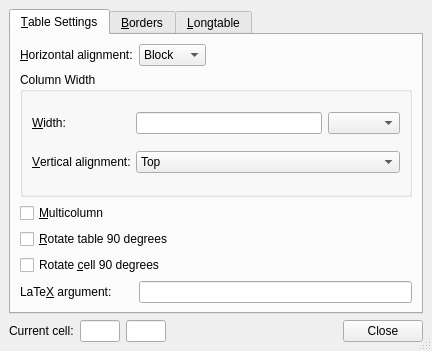
<ui version="4.0" >
 <author></author>
 <comment></comment>
 <exportmacro></exportmacro>
 <class>QTabularUi</class>
 <widget class="QDialog" name="QTabularUi" >
  <property name="geometry" >
   <rect>
    <x>0</x>
    <y>0</y>
    <width>432</width>
    <height>351</height>
   </rect>
  </property>
  <property name="windowTitle" >
   <string/>
  </property>
  <property name="sizeGripEnabled" >
   <bool>true</bool>
  </property>
  <layout class="QGridLayout" >
   <property name="margin" >
    <number>9</number>
   </property>
   <property name="spacing" >
    <number>6</number>
   </property>
   <item row="0" column="0" >
    <widget class="QTabWidget" name="TabWidget" >
     <property name="toolTip" >
      <string/>
     </property>
     <property name="tabShape" >
      <enum>QTabWidget::Rounded</enum>
     </property>
     <property name="currentIndex" >
      <number>0</number>
     </property>
     <widget class="QWidget" name="Settings" >
      <attribute name="title" >
       <string>&amp;Table Settings</string>
      </attribute>
      <layout class="QGridLayout" >
       <property name="margin" >
        <number>9</number>
       </property>
       <property name="spacing" >
        <number>6</number>
       </property>
       <item row="1" column="0" colspan="3" >
        <widget class="QGroupBox" name="GroupBox12" >
         <property name="title" >
          <string>Column Width</string>
         </property>
         <layout class="QGridLayout" >
          <property name="margin" >
           <number>9</number>
          </property>
          <property name="spacing" >
           <number>6</number>
          </property>
          <item row="0" column="2" >
           <widget class="LengthCombo" name="widthUnit" />
          </item>
          <item row="0" column="1" >
           <widget class="QLineEdit" name="widthED" >
            <property name="enabled" >
             <bool>true</bool>
            </property>
            <property name="toolTip" >
             <string>Fixed width of the column</string>
            </property>
            <property name="text" >
             <string/>
            </property>
           </widget>
          </item>
          <item row="1" column="1" colspan="2" >
           <widget class="QComboBox" name="vAlignCB" >
            <property name="toolTip" >
             <string>Vertical alignment for fixed width columns</string>
            </property>
            <item>
             <property name="text" >
              <string>Top</string>
             </property>
            </item>
            <item>
             <property name="text" >
              <string>Middle</string>
             </property>
            </item>
            <item>
             <property name="text" >
              <string>Bottom</string>
             </property>
            </item>
           </widget>
          </item>
          <item row="0" column="0" >
           <widget class="QLabel" name="fixedWidthColLA" >
            <property name="text" >
             <string>&amp;Width:</string>
            </property>
            <property name="buddy" >
             <cstring>widthED</cstring>
            </property>
           </widget>
          </item>
          <item row="1" column="0" >
           <widget class="QLabel" name="vAlignCO" >
            <property name="text" >
             <string>&amp;Vertical alignment:</string>
            </property>
            <property name="buddy" >
             <cstring>vAlignCB</cstring>
            </property>
           </widget>
          </item>
         </layout>
        </widget>
       </item>
       <item row="0" column="0" >
        <widget class="QLabel" name="hAlignCO" >
         <property name="text" >
          <string>&amp;Horizontal alignment:</string>
         </property>
         <property name="buddy" >
          <cstring>hAlignCB</cstring>
         </property>
        </widget>
       </item>
       <item row="0" column="1" >
        <widget class="QComboBox" name="hAlignCB" >
         <property name="toolTip" >
          <string>Horizontal alignment in column</string>
         </property>
         <item>
          <property name="text" >
           <string>Block</string>
          </property>
         </item>
         <item>
          <property name="text" >
           <string>Left</string>
          </property>
         </item>
         <item>
          <property name="text" >
           <string>Center</string>
          </property>
         </item>
         <item>
          <property name="text" >
           <string>Right</string>
          </property>
         </item>
        </widget>
       </item>
       <item row="0" column="2" >
        <spacer>
         <property name="orientation" >
          <enum>Qt::Horizontal</enum>
         </property>
         <property name="sizeType" >
          <enum>QSizePolicy::Expanding</enum>
         </property>
         <property name="sizeHint" >
          <size>
           <width>20</width>
           <height>20</height>
          </size>
         </property>
        </spacer>
       </item>
       <item row="3" column="0" colspan="2" >
        <widget class="QCheckBox" name="rotateTabularCB" >
         <property name="enabled" >
          <bool>true</bool>
         </property>
         <property name="toolTip" >
          <string>Rotate the table by 90 degrees</string>
         </property>
         <property name="text" >
          <string>&amp;Rotate table 90 degrees</string>
         </property>
        </widget>
       </item>
       <item row="4" column="0" colspan="2" >
        <widget class="QCheckBox" name="rotateCellCB" >
         <property name="toolTip" >
          <string>Rotate this cell by 90 degrees</string>
         </property>
         <property name="text" >
          <string>Rotate &amp;cell 90 degrees</string>
         </property>
        </widget>
       </item>
       <item row="2" column="0" >
        <widget class="QCheckBox" name="multicolumnCB" >
         <property name="toolTip" >
          <string>Merge cells</string>
         </property>
         <property name="text" >
          <string>&amp;Multicolumn</string>
         </property>
        </widget>
       </item>
       <item row="5" column="0" >
        <widget class="QLabel" name="specialAlignmentLA" >
         <property name="text" >
          <string>LaTe&amp;X argument:</string>
         </property>
         <property name="buddy" >
          <cstring>specialAlignmentED</cstring>
         </property>
        </widget>
       </item>
       <item row="5" column="1" colspan="2" >
        <widget class="QLineEdit" name="specialAlignmentED" >
         <property name="toolTip" >
          <string>Custom column format (LaTeX)</string>
         </property>
        </widget>
       </item>
      </layout>
     </widget>
     <widget class="QWidget" name="Borders" >
      <attribute name="title" >
       <string>&amp;Borders</string>
      </attribute>
      <layout class="QGridLayout" >
       <property name="margin" >
        <number>9</number>
       </property>
       <property name="spacing" >
        <number>6</number>
       </property>
       <item row="0" column="0" >
        <layout class="QGridLayout" >
         <property name="margin" >
          <number>0</number>
         </property>
         <property name="spacing" >
          <number>6</number>
         </property>
         <item row="0" column="1" >
          <widget class="QGroupBox" name="allBordersGB" >
           <property name="title" >
            <string>All Borders</string>
           </property>
           <layout class="QGridLayout" >
            <property name="margin" >
             <number>11</number>
            </property>
            <property name="spacing" >
             <number>6</number>
            </property>
            <item row="0" column="0" >
             <widget class="QPushButton" name="borderSetPB" >
              <property name="toolTip" >
               <string>Set all borders of the current (selected) cell(s)</string>
              </property>
              <property name="text" >
               <string>&amp;Set</string>
              </property>
             </widget>
            </item>
            <item row="1" column="0" >
             <widget class="QPushButton" name="borderUnsetPB" >
              <property name="toolTip" >
               <string>Unset all borders of the current (selected) cell(s)</string>
              </property>
              <property name="text" >
               <string>C&amp;lear</string>
              </property>
             </widget>
            </item>
           </layout>
          </widget>
         </item>
         <item row="0" column="2" >
          <spacer>
           <property name="orientation" >
            <enum>Qt::Horizontal</enum>
           </property>
           <property name="sizeType" >
            <enum>QSizePolicy::Expanding</enum>
           </property>
           <property name="sizeHint" >
            <size>
             <width>20</width>
             <height>20</height>
            </size>
           </property>
          </spacer>
         </item>
         <item row="0" column="3" >
          <widget class="QGroupBox" name="borderStyleGB" >
           <property name="title" >
            <string>Style</string>
           </property>
           <layout class="QGridLayout" >
            <property name="margin" >
             <number>9</number>
            </property>
            <property name="spacing" >
             <number>6</number>
            </property>
            <item row="1" column="0" >
             <widget class="QRadioButton" name="booktabsRB" >
              <property name="toolTip" >
               <string>Use formal (a.k.a. booktabs) border style (no vertical borders)</string>
              </property>
              <property name="text" >
               <string>Fo&amp;rmal</string>
              </property>
              <property name="checked" >
               <bool>true</bool>
              </property>
             </widget>
            </item>
            <item row="0" column="0" >
             <widget class="QRadioButton" name="borderDefaultRB" >
              <property name="toolTip" >
               <string>Use default (grid-like) border style</string>
              </property>
              <property name="text" >
               <string>De&amp;fault</string>
              </property>
             </widget>
            </item>
           </layout>
          </widget>
         </item>
         <item row="1" column="1" >
          <spacer>
           <property name="orientation" >
            <enum>Qt::Vertical</enum>
           </property>
           <property name="sizeHint" >
            <size>
             <width>20</width>
             <height>31</height>
            </size>
           </property>
          </spacer>
         </item>
         <item row="0" column="0" >
          <widget class="QGroupBox" name="setBordersGB" >
           <property name="title" >
            <string>Set Borders</string>
           </property>
           <layout class="QGridLayout" >
            <property name="margin" >
             <number>11</number>
            </property>
            <property name="spacing" >
             <number>6</number>
            </property>
            <item row="0" column="0" >
             <widget class="QFrame" name="bordersF" >
              <property name="sizePolicy" >
               <sizepolicy>
                <hsizetype>5</hsizetype>
                <vsizetype>5</vsizetype>
                <horstretch>0</horstretch>
                <verstretch>0</verstretch>
               </sizepolicy>
              </property>
              <property name="palette" >
               <palette>
                <active>
                 <color>
                  <red>0</red>
                  <green>0</green>
                  <blue>0</blue>
                 </color>
                 <color>
                  <red>230</red>
                  <green>240</green>
                  <blue>249</blue>
                 </color>
                 <color>
                  <red>255</red>
                  <green>255</green>
                  <blue>255</blue>
                 </color>
                 <color>
                  <red>242</red>
                  <green>247</green>
                  <blue>252</blue>
                 </color>
                 <color>
                  <red>115</red>
                  <green>120</green>
                  <blue>124</blue>
                 </color>
                 <color>
                  <red>154</red>
                  <green>160</green>
                  <blue>166</blue>
                 </color>
                 <color>
                  <red>0</red>
                  <green>0</green>
                  <blue>0</blue>
                 </color>
                 <color>
                  <red>255</red>
                  <green>255</green>
                  <blue>255</blue>
                 </color>
                 <color>
                  <red>0</red>
                  <green>0</green>
                  <blue>0</blue>
                 </color>
                 <color>
                  <red>255</red>
                  <green>255</green>
                  <blue>255</blue>
                 </color>
                 <color>
                  <red>255</red>
                  <green>255</green>
                  <blue>255</blue>
                 </color>
                 <color>
                  <red>0</red>
                  <green>0</green>
                  <blue>0</blue>
                 </color>
                 <color>
                  <red>16</red>
                  <green>145</green>
                  <blue>210</blue>
                 </color>
                 <color>
                  <red>255</red>
                  <green>255</green>
                  <blue>255</blue>
                 </color>
                 <color>
                  <red>0</red>
                  <green>0</green>
                  <blue>255</blue>
                 </color>
                 <color>
                  <red>255</red>
                  <green>0</green>
                  <blue>255</blue>
                 </color>
                 <color>
                  <red>232</red>
                  <green>232</green>
                  <blue>232</blue>
                 </color>
                </active>
                <inactive>
                 <color>
                  <red>0</red>
                  <green>0</green>
                  <blue>0</blue>
                 </color>
                 <color>
                  <red>230</red>
                  <green>240</green>
                  <blue>249</blue>
                 </color>
                 <color>
                  <red>255</red>
                  <green>255</green>
                  <blue>255</blue>
                 </color>
                 <color>
                  <red>255</red>
                  <green>255</green>
                  <blue>255</blue>
                 </color>
                 <color>
                  <red>115</red>
                  <green>120</green>
                  <blue>124</blue>
                 </color>
                 <color>
                  <red>154</red>
                  <green>160</green>
                  <blue>166</blue>
                 </color>
                 <color>
                  <red>0</red>
                  <green>0</green>
                  <blue>0</blue>
                 </color>
                 <color>
                  <red>255</red>
                  <green>255</green>
                  <blue>255</blue>
                 </color>
                 <color>
                  <red>0</red>
                  <green>0</green>
                  <blue>0</blue>
                 </color>
                 <color>
                  <red>255</red>
                  <green>255</green>
                  <blue>255</blue>
                 </color>
                 <color>
                  <red>255</red>
                  <green>255</green>
                  <blue>255</blue>
                 </color>
                 <color>
                  <red>0</red>
                  <green>0</green>
                  <blue>0</blue>
                 </color>
                 <color>
                  <red>16</red>
                  <green>145</green>
                  <blue>210</blue>
                 </color>
                 <color>
                  <red>255</red>
                  <green>255</green>
                  <blue>255</blue>
                 </color>
                 <color>
                  <red>0</red>
                  <green>0</green>
                  <blue>255</blue>
                 </color>
                 <color>
                  <red>255</red>
                  <green>0</green>
                  <blue>255</blue>
                 </color>
                 <color>
                  <red>232</red>
                  <green>232</green>
                  <blue>232</blue>
                 </color>
                </inactive>
                <disabled>
                 <color>
                  <red>128</red>
                  <green>128</green>
                  <blue>128</blue>
                 </color>
                 <color>
                  <red>230</red>
                  <green>240</green>
                  <blue>249</blue>
                 </color>
                 <color>
                  <red>255</red>
                  <green>255</green>
                  <blue>255</blue>
                 </color>
                 <color>
                  <red>255</red>
                  <green>255</green>
                  <blue>255</blue>
                 </color>
                 <color>
                  <red>115</red>
                  <green>120</green>
                  <blue>124</blue>
                 </color>
                 <color>
                  <red>154</red>
                  <green>160</green>
                  <blue>166</blue>
                 </color>
                 <color>
                  <red>0</red>
                  <green>0</green>
                  <blue>0</blue>
                 </color>
                 <color>
                  <red>255</red>
                  <green>255</green>
                  <blue>255</blue>
                 </color>
                 <color>
                  <red>128</red>
                  <green>128</green>
                  <blue>128</blue>
                 </color>
                 <color>
                  <red>255</red>
                  <green>255</green>
                  <blue>255</blue>
                 </color>
                 <color>
                  <red>255</red>
                  <green>255</green>
                  <blue>255</blue>
                 </color>
                 <color>
                  <red>0</red>
                  <green>0</green>
                  <blue>0</blue>
                 </color>
                 <color>
                  <red>16</red>
                  <green>145</green>
                  <blue>210</blue>
                 </color>
                 <color>
                  <red>255</red>
                  <green>255</green>
                  <blue>255</blue>
                 </color>
                 <color>
                  <red>0</red>
                  <green>0</green>
                  <blue>255</blue>
                 </color>
                 <color>
                  <red>255</red>
                  <green>0</green>
                  <blue>255</blue>
                 </color>
                 <color>
                  <red>232</red>
                  <green>232</green>
                  <blue>232</blue>
                 </color>
                </disabled>
               </palette>
              </property>
              <property name="frameShape" >
               <enum>QFrame::StyledPanel</enum>
              </property>
              <property name="frameShadow" >
               <enum>QFrame::Sunken</enum>
              </property>
              <layout class="QGridLayout" >
               <property name="margin" >
                <number>3</number>
               </property>
               <property name="spacing" >
                <number>6</number>
               </property>
               <item row="0" column="0" >
                <widget class="QSetBorder" name="borders" >
                 <property name="sizePolicy" >
                  <sizepolicy>
                   <hsizetype>1</hsizetype>
                   <vsizetype>1</vsizetype>
                   <horstretch>0</horstretch>
                   <verstretch>0</verstretch>
                  </sizepolicy>
                 </property>
                 <property name="toolTip" >
                  <string>Set borders of the current (selected) cell(s)</string>
                 </property>
                </widget>
               </item>
              </layout>
             </widget>
            </item>
           </layout>
          </widget>
         </item>
         <item row="2" column="0" colspan="4" >
          <widget class="QGroupBox" name="SpaceGB" >
           <property name="title" >
            <string>Additional Space</string>
           </property>
           <layout class="QGridLayout" >
            <property name="margin" >
             <number>9</number>
            </property>
            <property name="spacing" >
             <number>6</number>
            </property>
            <item row="0" column="0" >
             <widget class="QLabel" name="topspaceLA" >
              <property name="text" >
               <string>T&amp;op of row:</string>
              </property>
              <property name="buddy" >
               <cstring>topspaceCO</cstring>
              </property>
             </widget>
            </item>
            <item row="0" column="2" >
             <widget class="QLineEdit" name="topspaceED" />
            </item>
            <item row="0" column="3" >
             <widget class="LengthCombo" name="topspaceUnit" />
            </item>
            <item row="0" column="1" >
             <widget class="QComboBox" name="topspaceCO" >
              <item>
               <property name="text" >
                <string>None</string>
               </property>
              </item>
              <item>
               <property name="text" >
                <string>Default</string>
               </property>
              </item>
              <item>
               <property name="text" >
                <string>Custom</string>
               </property>
              </item>
             </widget>
            </item>
            <item row="1" column="1" >
             <widget class="QComboBox" name="bottomspaceCO" >
              <item>
               <property name="text" >
                <string>None</string>
               </property>
              </item>
              <item>
               <property name="text" >
                <string>Default</string>
               </property>
              </item>
              <item>
               <property name="text" >
                <string>Custom</string>
               </property>
              </item>
             </widget>
            </item>
            <item row="1" column="3" >
             <widget class="LengthCombo" name="bottomspaceUnit" />
            </item>
            <item row="1" column="2" >
             <widget class="QLineEdit" name="bottomspaceED" />
            </item>
            <item row="1" column="0" >
             <widget class="QLabel" name="bottomspaceLA" >
              <property name="text" >
               <string>Botto&amp;m of row:</string>
              </property>
              <property name="buddy" >
               <cstring>bottomspaceCO</cstring>
              </property>
             </widget>
            </item>
            <item row="2" column="2" >
             <widget class="QLineEdit" name="interlinespaceED" />
            </item>
            <item row="2" column="0" >
             <widget class="QLabel" name="interlinespaceLA" >
              <property name="text" >
               <string>Bet&amp;ween rows:</string>
              </property>
              <property name="buddy" >
               <cstring>interlinespaceCO</cstring>
              </property>
             </widget>
            </item>
            <item row="2" column="1" >
             <widget class="QComboBox" name="interlinespaceCO" >
              <item>
               <property name="text" >
                <string>None</string>
               </property>
              </item>
              <item>
               <property name="text" >
                <string>Default</string>
               </property>
              </item>
              <item>
               <property name="text" >
                <string>Custom</string>
               </property>
              </item>
             </widget>
            </item>
            <item row="2" column="3" >
             <widget class="LengthCombo" name="interlinespaceUnit" />
            </item>
           </layout>
          </widget>
         </item>
        </layout>
       </item>
      </layout>
     </widget>
     <widget class="QWidget" name="Longtables" >
      <attribute name="title" >
       <string>&amp;Longtable</string>
      </attribute>
      <layout class="QGridLayout" >
       <property name="margin" >
        <number>9</number>
       </property>
       <property name="spacing" >
        <number>6</number>
       </property>
       <item row="3" column="0" >
        <spacer>
         <property name="orientation" >
          <enum>Qt::Vertical</enum>
         </property>
         <property name="sizeHint" >
          <size>
           <width>20</width>
           <height>40</height>
          </size>
         </property>
        </spacer>
       </item>
       <item row="2" column="0" >
        <widget class="QCheckBox" name="newpageCB" >
         <property name="enabled" >
          <bool>false</bool>
         </property>
         <property name="toolTip" >
          <string>Set a page break on the current row</string>
         </property>
         <property name="text" >
          <string>Page &amp;break on current row</string>
         </property>
        </widget>
       </item>
       <item row="1" column="0" >
        <widget class="QGroupBox" name="longtableGB" >
         <property name="enabled" >
          <bool>false</bool>
         </property>
         <property name="title" >
          <string>Settings</string>
         </property>
         <layout class="QGridLayout" >
          <property name="margin" >
           <number>11</number>
          </property>
          <property name="spacing" >
           <number>6</number>
          </property>
          <item row="0" column="1" >
           <widget class="QLabel" name="StatusLA" >
            <property name="text" >
             <string>Status</string>
            </property>
           </widget>
          </item>
          <item row="1" column="0" >
           <widget class="QLabel" name="HeaderLA" >
            <property name="text" >
             <string>Header:</string>
            </property>
           </widget>
          </item>
          <item row="3" column="0" >
           <widget class="QLabel" name="FooterLA" >
            <property name="text" >
             <string>Footer:</string>
            </property>
           </widget>
          </item>
          <item row="2" column="0" >
           <widget class="QLabel" name="FirstHeaderLA" >
            <property name="text" >
             <string>First header:</string>
            </property>
           </widget>
          </item>
          <item row="4" column="0" >
           <widget class="QLabel" name="LastFooterLA" >
            <property name="text" >
             <string>Last footer:</string>
            </property>
           </widget>
          </item>
          <item row="0" column="4" >
           <widget class="QLabel" name="ContentsLA" >
            <property name="text" >
             <string>Contents</string>
            </property>
           </widget>
          </item>
          <item row="0" column="2" >
           <widget class="QLabel" name="BorderAboveLA" >
            <property name="text" >
             <string>Border above</string>
            </property>
           </widget>
          </item>
          <item row="0" column="3" >
           <widget class="QLabel" name="BorderBelowLA" >
            <property name="text" >
             <string>Border below</string>
            </property>
           </widget>
          </item>
          <item row="1" column="1" >
           <widget class="QCheckBox" name="headerStatusCB" >
            <property name="toolTip" >
             <string>Repeat this row as header on every (except the first) page</string>
            </property>
            <property name="text" >
             <string>on</string>
            </property>
           </widget>
          </item>
          <item row="2" column="1" >
           <widget class="QCheckBox" name="firstheaderStatusCB" >
            <property name="toolTip" >
             <string>This row is the header of the first page</string>
            </property>
            <property name="whatsThis" >
             <string/>
            </property>
            <property name="text" >
             <string>on</string>
            </property>
           </widget>
          </item>
          <item row="3" column="1" >
           <widget class="QCheckBox" name="footerStatusCB" >
            <property name="toolTip" >
             <string>Repeat this row as footer on every (except the last) page</string>
            </property>
            <property name="text" >
             <string>on</string>
            </property>
           </widget>
          </item>
          <item row="4" column="1" >
           <widget class="QCheckBox" name="lastfooterStatusCB" >
            <property name="toolTip" >
             <string>This row is the footer of the last page</string>
            </property>
            <property name="text" >
             <string>on</string>
            </property>
           </widget>
          </item>
          <item row="1" column="2" >
           <widget class="QCheckBox" name="headerBorderAboveCB" >
            <property name="toolTip" >
             <string/>
            </property>
            <property name="text" >
             <string>double</string>
            </property>
           </widget>
          </item>
          <item row="2" column="2" >
           <widget class="QCheckBox" name="firstheaderBorderAboveCB" >
            <property name="text" >
             <string>double</string>
            </property>
           </widget>
          </item>
          <item row="3" column="2" >
           <widget class="QCheckBox" name="footerBorderAboveCB" >
            <property name="text" >
             <string>double</string>
            </property>
           </widget>
          </item>
          <item row="4" column="2" >
           <widget class="QCheckBox" name="lastfooterBorderAboveCB" >
            <property name="text" >
             <string>double</string>
            </property>
           </widget>
          </item>
          <item row="4" column="3" >
           <widget class="QCheckBox" name="lastfooterBorderBelowCB" >
            <property name="text" >
             <string>double</string>
            </property>
           </widget>
          </item>
          <item row="3" column="3" >
           <widget class="QCheckBox" name="footerBorderBelowCB" >
            <property name="text" >
             <string>double</string>
            </property>
           </widget>
          </item>
          <item row="2" column="3" >
           <widget class="QCheckBox" name="firstheaderBorderBelowCB" >
            <property name="text" >
             <string>double</string>
            </property>
           </widget>
          </item>
          <item row="1" column="3" >
           <widget class="QCheckBox" name="headerBorderBelowCB" >
            <property name="text" >
             <string>double</string>
            </property>
           </widget>
          </item>
          <item row="4" column="4" >
           <widget class="QCheckBox" name="lastfooterNoContentsCB" >
            <property name="toolTip" >
             <string>Don't output the last footer</string>
            </property>
            <property name="text" >
             <string>is empty</string>
            </property>
           </widget>
          </item>
          <item row="2" column="4" >
           <widget class="QCheckBox" name="firstheaderNoContentsCB" >
            <property name="toolTip" >
             <string>Don't output the first header</string>
            </property>
            <property name="text" >
             <string>is empty</string>
            </property>
           </widget>
          </item>
         </layout>
        </widget>
       </item>
       <item row="0" column="0" >
        <widget class="QCheckBox" name="longTabularCB" >
         <property name="toolTip" >
          <string>Select for tables that span multiple pages</string>
         </property>
         <property name="text" >
          <string>&amp;Use long table</string>
         </property>
        </widget>
       </item>
      </layout>
     </widget>
    </widget>
   </item>
   <item row="1" column="0" >
    <layout class="QHBoxLayout" >
     <property name="margin" >
      <number>0</number>
     </property>
     <property name="spacing" >
      <number>6</number>
     </property>
     <item>
      <widget class="QLabel" name="TextLabel1" >
       <property name="text" >
        <string>Current cell:</string>
       </property>
      </widget>
     </item>
     <item>
      <widget class="QLineEdit" name="tabularRowED" >
       <property name="sizePolicy" >
        <sizepolicy>
         <hsizetype>1</hsizetype>
         <vsizetype>0</vsizetype>
         <horstretch>0</horstretch>
         <verstretch>0</verstretch>
        </sizepolicy>
       </property>
       <property name="maximumSize" >
        <size>
         <width>40</width>
         <height>32767</height>
        </size>
       </property>
       <property name="focusPolicy" >
        <enum>Qt::NoFocus</enum>
       </property>
       <property name="toolTip" >
        <string>Current row position</string>
       </property>
      </widget>
     </item>
     <item>
      <widget class="QLineEdit" name="tabularColumnED" >
       <property name="sizePolicy" >
        <sizepolicy>
         <hsizetype>1</hsizetype>
         <vsizetype>0</vsizetype>
         <horstretch>0</horstretch>
         <verstretch>0</verstretch>
        </sizepolicy>
       </property>
       <property name="maximumSize" >
        <size>
         <width>40</width>
         <height>32767</height>
        </size>
       </property>
       <property name="focusPolicy" >
        <enum>Qt::NoFocus</enum>
       </property>
       <property name="toolTip" >
        <string>Current column position</string>
       </property>
      </widget>
     </item>
     <item>
      <spacer>
       <property name="orientation" >
        <enum>Qt::Horizontal</enum>
       </property>
       <property name="sizeType" >
        <enum>QSizePolicy::Expanding</enum>
       </property>
       <property name="sizeHint" >
        <size>
         <width>20</width>
         <height>20</height>
        </size>
       </property>
      </spacer>
     </item>
     <item>
      <widget class="QPushButton" name="closePB" >
       <property name="sizePolicy" >
        <sizepolicy>
         <hsizetype>1</hsizetype>
         <vsizetype>0</vsizetype>
         <horstretch>0</horstretch>
         <verstretch>0</verstretch>
        </sizepolicy>
       </property>
       <property name="text" >
        <string>Close</string>
       </property>
       <property name="autoDefault" >
        <bool>false</bool>
       </property>
      </widget>
     </item>
    </layout>
   </item>
  </layout>
 </widget>
 <pixmapfunction></pixmapfunction>
 <includes>
  <include location="local" >qt_helpers.h</include>
 </includes>
 <customwidgets>
  <customwidget>
   <class>LengthCombo</class>
   <extends>QComboBox</extends>
   <header>lengthcombo.h</header>
   <container>0</container>
   <pixmap></pixmap>
  </customwidget>
  <customwidget>
   <class>QSetBorder</class>
   <extends>QWidget</extends>
   <header>qsetborder.h</header>
   <container>0</container>
   <pixmap></pixmap>
  </customwidget>
 </customwidgets>
 <tabstops>
  <tabstop>TabWidget</tabstop>
  <tabstop>hAlignCB</tabstop>
  <tabstop>widthED</tabstop>
  <tabstop>widthUnit</tabstop>
  <tabstop>vAlignCB</tabstop>
  <tabstop>multicolumnCB</tabstop>
  <tabstop>rotateTabularCB</tabstop>
  <tabstop>rotateCellCB</tabstop>
  <tabstop>specialAlignmentED</tabstop>
  <tabstop>closePB</tabstop>
  <tabstop>borderSetPB</tabstop>
  <tabstop>borderUnsetPB</tabstop>
  <tabstop>borderDefaultRB</tabstop>
  <tabstop>booktabsRB</tabstop>
  <tabstop>topspaceCO</tabstop>
  <tabstop>bottomspaceCO</tabstop>
  <tabstop>interlinespaceCO</tabstop>
  <tabstop>topspaceED</tabstop>
  <tabstop>bottomspaceED</tabstop>
  <tabstop>interlinespaceED</tabstop>
  <tabstop>topspaceUnit</tabstop>
  <tabstop>bottomspaceUnit</tabstop>
  <tabstop>interlinespaceUnit</tabstop>
  <tabstop>longTabularCB</tabstop>
  <tabstop>headerStatusCB</tabstop>
  <tabstop>headerBorderAboveCB</tabstop>
  <tabstop>headerBorderBelowCB</tabstop>
  <tabstop>firstheaderStatusCB</tabstop>
  <tabstop>firstheaderBorderAboveCB</tabstop>
  <tabstop>firstheaderBorderBelowCB</tabstop>
  <tabstop>firstheaderNoContentsCB</tabstop>
  <tabstop>footerStatusCB</tabstop>
  <tabstop>footerBorderAboveCB</tabstop>
  <tabstop>footerBorderBelowCB</tabstop>
  <tabstop>lastfooterStatusCB</tabstop>
  <tabstop>lastfooterBorderAboveCB</tabstop>
  <tabstop>lastfooterBorderBelowCB</tabstop>
  <tabstop>lastfooterNoContentsCB</tabstop>
  <tabstop>newpageCB</tabstop>
 </tabstops>
 <resources/>
 <connections/>
</ui>
